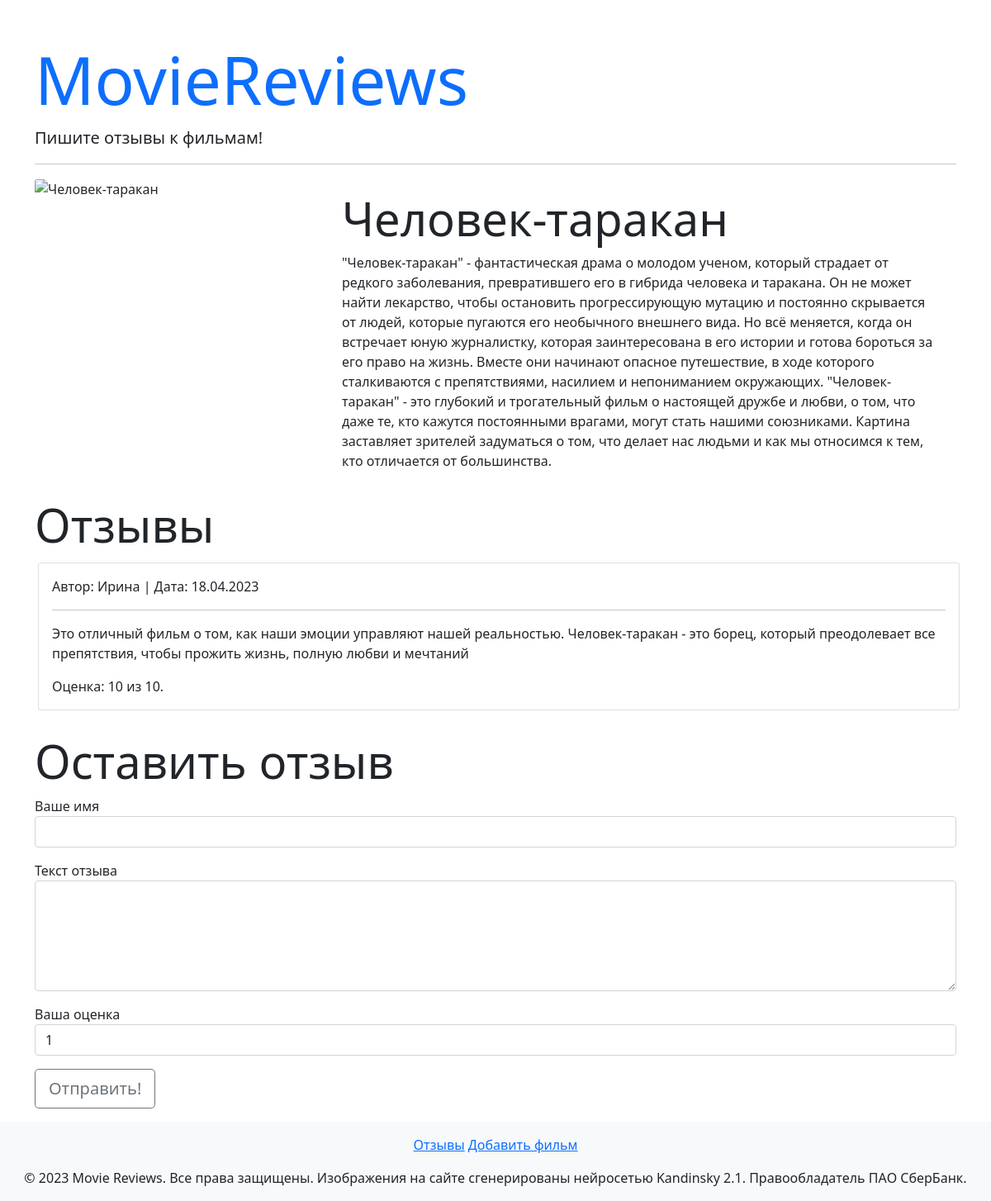
Page /movie/3 on the committed database.
### models.py (models this page shows)
class Movie(db.Model):
    id = db.Column(db.Integer, primary_key=True)
    title = db.Column(db.String(255), nullable=False, unique=True)
    description = db.Column(db.Text)
    upload_time = db.Column(db.Date, default=datetime.now(timezone.utc))
    reviews = db.relationship('Review', back_populates='movie')
    image = db.Column(db.String(255))

class Review(db.Model):
    id = db.Column(db.Integer, primary_key=True)
    name = db.Column(db.String(255))
    text = db.Column(db.Text, nullable=False)
    created_date = db.Column(db.Date, default=datetime.now(timezone.utc))
    score = db.Column(db.Integer)
    movie_id = db.Column(db.Integer, db.ForeignKey('movie.id', ondelete="CASCADE"), nullable=False)
    movie = db.relationship('Movie', back_populates='reviews')

### views.py (the view, shortened to what this page needs)
@app.route('/movie/<int:id>', methods=['GET', 'POST'])
def movie(id):
    form = ReviewForm()
    return render_template(
        'movie.html',
        movie=Movie.query.get(id),
        form=form
    )

### forms.py
class ReviewForm(FlaskForm):
    name = StringField("Ваше имя", validators=[DataRequired()])
    text = TextAreaField("Текст отзыва", validators=[DataRequired()])
    score = SelectField("Ваша оценка", choices=range(1,11))
    submit = SubmitField("Отправить!")

### templates/movie.html (shortened to what this page needs)
{% extends 'base.html' %}
{% block content %}
  <div class="row mb-3">
    <div class="col-md-4">
      {% if movie.image %}
        <img class="img-fluid" src="{{ url_for('static', filename='images/' + movie.image) }}">
      {% else %}
        <img alt="{{ movie.title }}" class="card-img-top">
      {% endif %}
    </div>
    <div class="col-md-8">
      <h1 class="mt-3 display-4">{{ movie.title }}</h1>
      <p>{{ movie.description }}</p>
    </div>
  </div>
  <h1 class="display-4">Отзывы</h1>
  <div class="m-1">
    {% for review in movie.reviews %}
      <div class="card mb-4">
        <div class="card-body">
          <p class="card-text">Автор: {{ review.name }} | Дата: {{ review.created_date.strftime('%d.%m.%Y') }}</p>
          <hr>
          <p class="card-text font-italic">{{ review.text }}</p>
          <p class="card-text font-italic">Оценка: {{ review.score }} из 10.</p>
        </div>
      </div>
    {% else %}
      <p>Отзывов еще нет, но вы можете оставить первый!</p>
    {% endfor %}
  </div>
  <h1 class="display-4">Оставить отзыв</h1>
  {% include 'add_review.html' %}
{% endblock content %}

### rows in the picture
Movie: title "Человек-таракан", description "\"Человек-таракан\" - фантастическая драма о молодом ученом, который страдает от редкого заболевания, превратившего его в гибрида человека и таракана. Он не может найти лекарство, чтобы остановить прогрессирующую мутацию и постоянно скрывается от людей, которые пугаются его необычного внешнего вида. Но всё меняется, когда он встречает юную журналистку, которая заинтересована в его истории и готова бороться за его право на жизнь. Вместе они начинают опасное путешествие, в ходе которого сталкиваются с препятствиями, насилием и непониманием окружающих. \"Человек-таракан\" - это глубокий и трогательный фильм о настоящей дружбе и любви, о том, что даже те, кто кажутся постоянными врагами, могут…"
Review: name "Ирина", created_date "18.04.2023", text "Это отличный фильм о том, как наши эмоции управляют нашей реальностью. Человек-таракан - это борец, который преодолевает все препятствия, чтобы прожить жизнь, полную любви и мечтаний", score "10"
